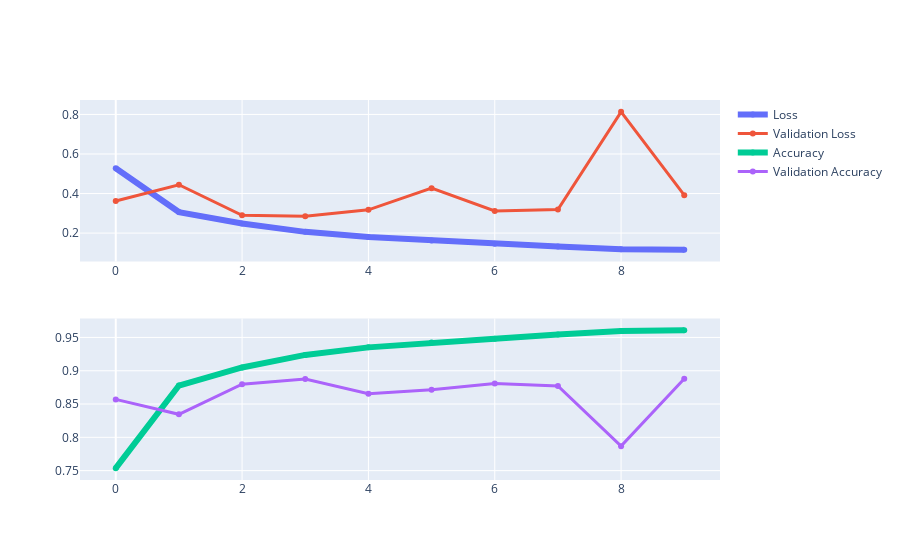

The notebook cell this image was saved under:
### Code cell
plot_val_acc_loss(history)

### Figure 1 — Plotly figure (JSON) as saved in the notebook; plotly's stock layout.template omitted (floating-point values rounded to 4 significant figures)
{"data": [{"line": {"width": 6}, "name": "Loss", "type": "scatter", "xaxis": "x", "y": [0.5279, 0.3063, 0.2485, 0.2063, 0.1803, 0.1621, 0.1459, 0.1324, 0.1185, 0.1161], "yaxis": "y"}, {"line": {"width": 3}, "name": "Validation Loss", "type": "scatter", "xaxis": "x", "y": [0.362, 0.4445, 0.2899, 0.2853, 0.3178, 0.4272, 0.3117, 0.3195, 0.8133, 0.3916], "yaxis": "y"}, {"line": {"width": 6}, "name": "Accuracy", "type": "scatter", "xaxis": "x2", "y": [0.7537, 0.8778, 0.9049, 0.9237, 0.9351, 0.9424, 0.9482, 0.9545, 0.9596, 0.9607], "yaxis": "y2"}, {"line": {"width": 3}, "name": "Validation Accuracy", "type": "scatter", "xaxis": "x2", "y": [0.857, 0.8346, 0.8798, 0.8876, 0.8654, 0.8714, 0.8808, 0.8772, 0.7868, 0.888], "yaxis": "y2"}], "layout": {"xaxis": {"anchor": "y", "domain": [0, 1]}, "xaxis2": {"anchor": "y2", "domain": [0, 1]}, "yaxis": {"anchor": "x", "domain": [0.575, 1]}, "yaxis2": {"anchor": "x2", "domain": [0, 0.425]}}}
